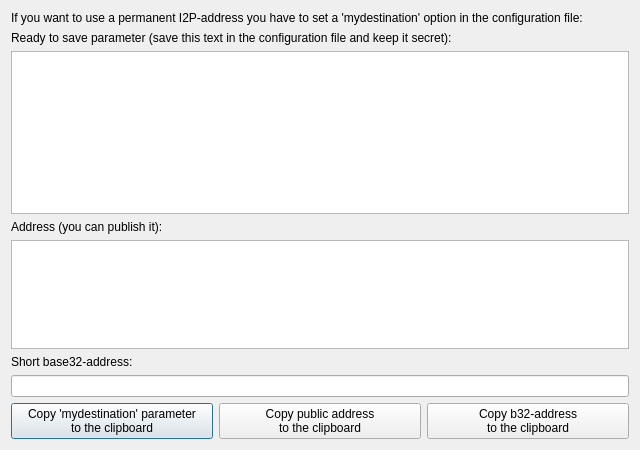
<?xml version="1.0" encoding="UTF-8"?>
<ui version="4.0">
 <class>ShowI2PAddresses</class>
 <widget class="QDialog" name="ShowI2PAddresses">
  <property name="geometry">
   <rect>
    <x>0</x>
    <y>0</y>
    <width>640</width>
    <height>450</height>
   </rect>
  </property>
  <property name="minimumSize">
   <size>
    <width>640</width>
    <height>450</height>
   </size>
  </property>
  <property name="windowTitle">
   <string>Dialog</string>
  </property>
  <layout class="QVBoxLayout" name="verticalLayout">
   <item>
    <widget class="QLabel" name="label">
     <property name="text">
      <string>If you want to use a permanent I2P-address you have to set a 'mydestination' option in the configuration file:</string>
     </property>
     <property name="wordWrap">
      <bool>true</bool>
     </property>
    </widget>
   </item>
   <item>
    <widget class="QLabel" name="label_3">
     <property name="text">
      <string>Ready to save parameter (save this text in the configuration file and keep it secret):</string>
     </property>
    </widget>
   </item>
   <item>
    <widget class="QTextEdit" name="privText">
     <property name="sizePolicy">
      <sizepolicy hsizetype="Expanding" vsizetype="Expanding">
       <horstretch>0</horstretch>
       <verstretch>3</verstretch>
      </sizepolicy>
     </property>
     <property name="readOnly">
      <bool>true</bool>
     </property>
    </widget>
   </item>
   <item>
    <widget class="QLabel" name="label_4">
     <property name="text">
      <string>Address (you can publish it):</string>
     </property>
    </widget>
   </item>
   <item>
    <widget class="QPlainTextEdit" name="pubText">
     <property name="sizePolicy">
      <sizepolicy hsizetype="Expanding" vsizetype="Expanding">
       <horstretch>0</horstretch>
       <verstretch>2</verstretch>
      </sizepolicy>
     </property>
     <property name="readOnly">
      <bool>true</bool>
     </property>
    </widget>
   </item>
   <item>
    <widget class="QLabel" name="label_5">
     <property name="text">
      <string>Short base32-address:</string>
     </property>
    </widget>
   </item>
   <item>
    <widget class="QLineEdit" name="b32Line">
     <property name="mouseTracking">
      <bool>false</bool>
     </property>
     <property name="acceptDrops">
      <bool>false</bool>
     </property>
     <property name="readOnly">
      <bool>true</bool>
     </property>
    </widget>
   </item>
   <item>
    <layout class="QHBoxLayout" name="horizontalLayout">
     <item>
      <widget class="QPushButton" name="privButton">
       <property name="text">
        <string>Copy 'mydestination' parameter
to the clipboard</string>
       </property>
      </widget>
     </item>
     <item>
      <widget class="QPushButton" name="pubButton">
       <property name="text">
        <string>Copy public address
to the clipboard</string>
       </property>
      </widget>
     </item>
     <item>
      <widget class="QPushButton" name="b32Button">
       <property name="text">
        <string>Copy b32-address
to the clipboard</string>
       </property>
      </widget>
     </item>
    </layout>
   </item>
  </layout>
 </widget>
 <tabstops>
  <tabstop>privText</tabstop>
  <tabstop>pubText</tabstop>
  <tabstop>b32Line</tabstop>
  <tabstop>privButton</tabstop>
  <tabstop>pubButton</tabstop>
  <tabstop>b32Button</tabstop>
 </tabstops>
 <resources/>
 <connections/>
</ui>
